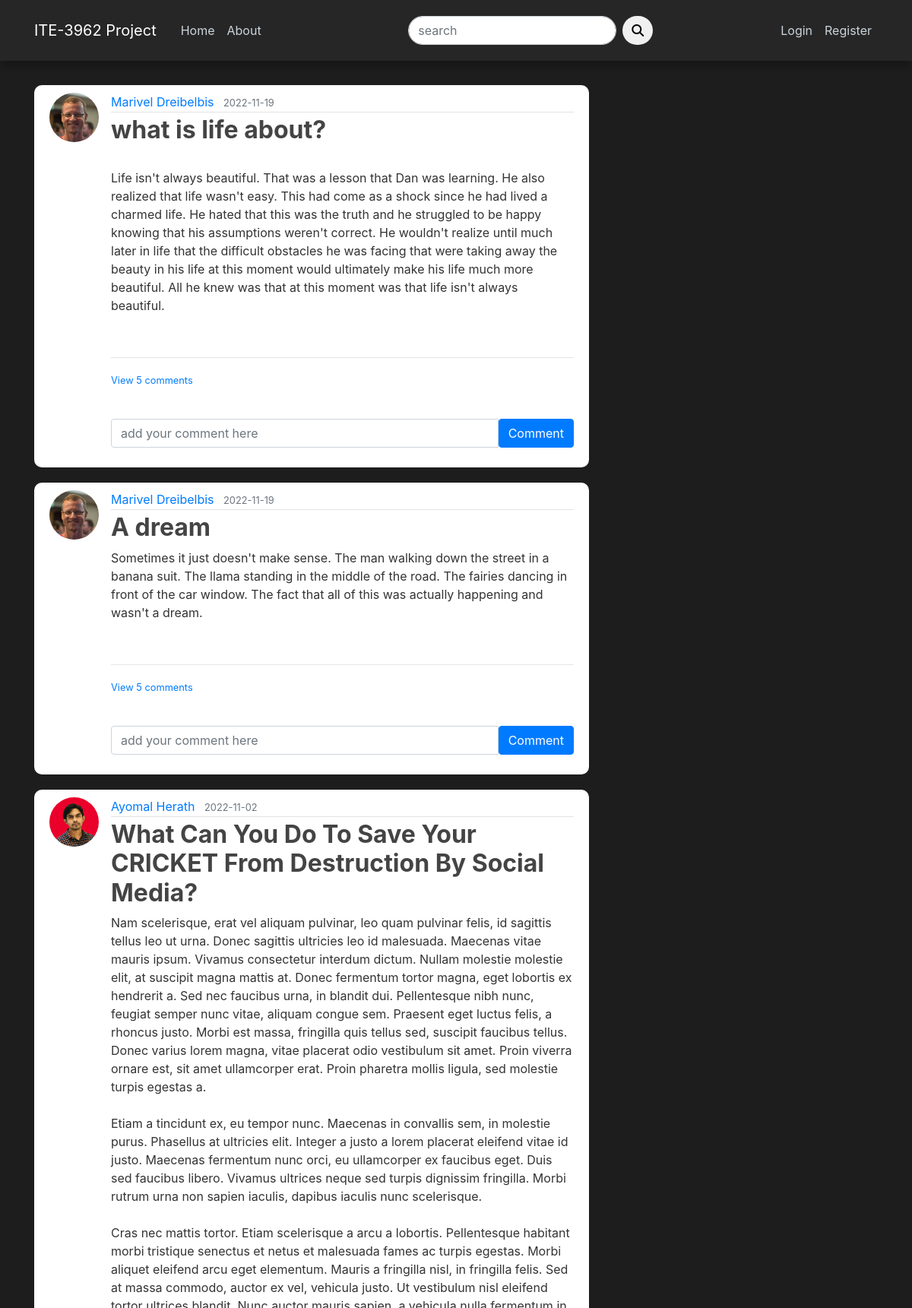
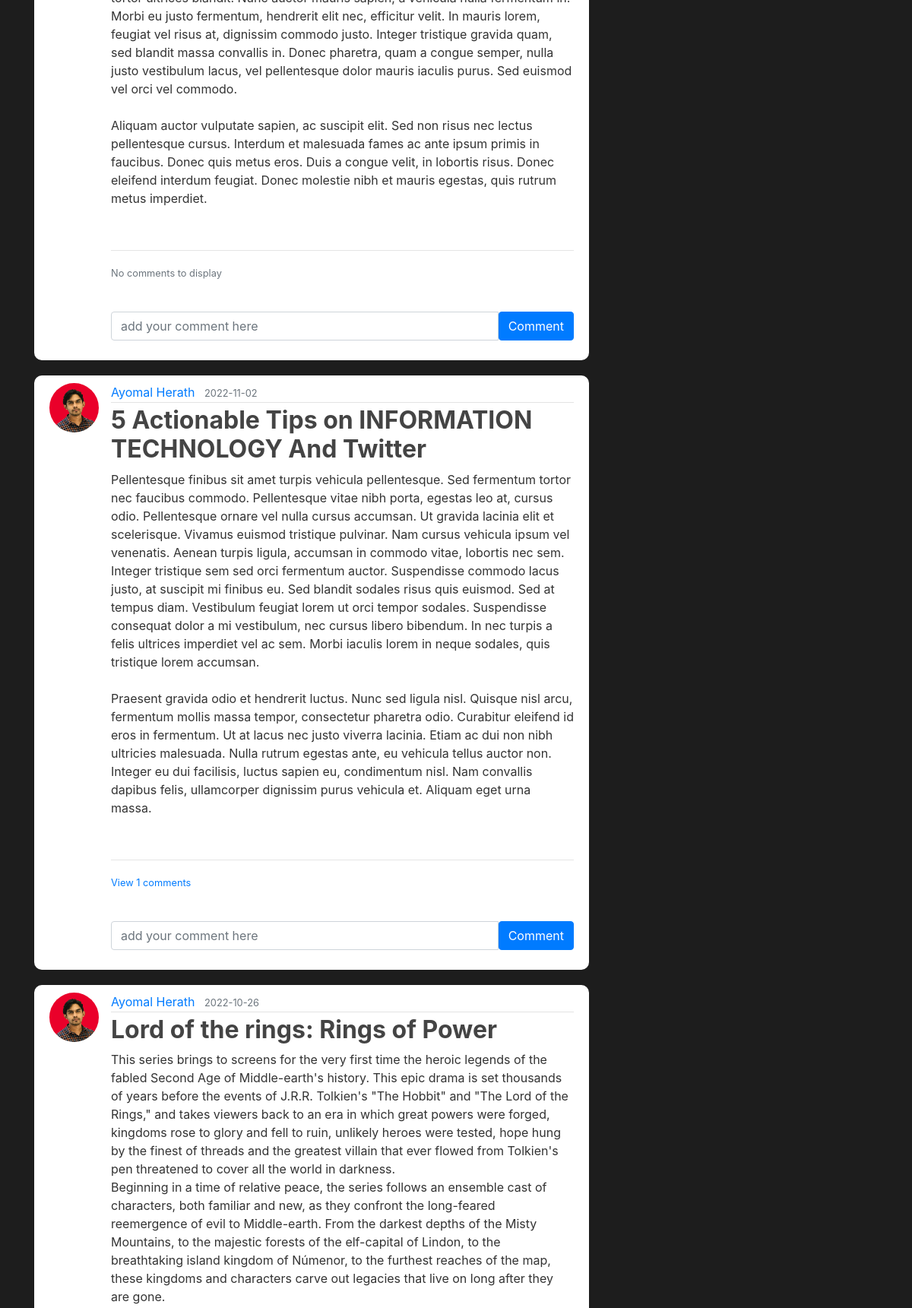
The page /home (upper part) on the database its author committed (2 pictures, top to bottom).
### blog/models.py (models this page shows, shortened)
class Post(db.Model):
    id = db.Column(db.Integer, primary_key=True)
    title = db.Column(db.String(100), nullable=False)
    date_posted = db.Column(db.DateTime, nullable=False, default=datetime.utcnow)
    content = db.Column(db.Text, nullable=False)
    post_image = db.Column(db.String(200), nullable=True)
    user_id = db.Column(db.Integer, db.ForeignKey('user.id'), nullable=False)
    comments = db.relationship('Comment', backref='post', lazy=True)

class User(db.Model, UserMixin):
    id = db.Column(db.Integer, primary_key=True)
    username = db.Column(db.String(20), unique=True, nullable=False)
    email = db.Column(db.String(120), unique=True, nullable=False)
    image_file = db.Column(db.String(20), nullable=False, default='default.jpg')
    password = db.Column(db.String(60), nullable=False)
    posts = db.relationship('Post', backref='author', lazy=True)
    comments = db.relationship('Comment', backref='author', lazy=True)

### blog/main/routes.py (the view)
@main.route("/home")
def home():
    page = request.args.get('page', 1, type=int)
    posts = Post.query.order_by(Post.date_posted.desc()).paginate(page=page, per_page=5)#pagination and post order
    return render_template('home.html', posts=posts)

### blog/users/forms.py
class SearchForm(FlaskForm):
    searched = StringField('search', validators=[DataRequired()])
    submit = SubmitField('Submit')

### blog/users/routes.py (called while the page is built)
@app.context_processor
def home():
    form = SearchForm()
    return dict(form=form)

### blog/templates/home.html (shortened to what this page needs)
{% extends "layout.html" %}
{% block content %}
    {% for post in posts.items %}
        <article class="media content-section">
            <img src="{{ url_for('static', filename='profile_pics/' + post.author.image_file)}}" class="rounded-circle article-img" alt="">
            <div class="media-body">
            <div class="article-metadata">
                <a class="mr-2" href="{{url_for('users.user_posts', username=post.author.username )}}">{{ post.author.username }}</a>
                <small class="text-muted">{{ post.date_posted.strftime('%Y-%m-%d') }}</small>
            </div>
            <h2><a class="article-title font-weight-bold" href="{{ url_for('posts.post', post_id=post.id)}}">{{ post.title }}</a></h2>
            <div><p class="article-content">{{ post.content }}</p></div>
            <br><hr>
            <p class="card-text">
                {% if post.comments|length > 0 %}
                <a data-toggle="collapse" href="#comments-{{post.id}}" role="button" aria-expanded="false">
                    <small>View {{post.comments|length }} comments</small>
                </a>
                {% else%}
                <small class="text-muted">No comments to display</small>
                {% endif %}
            </p>
            <br>
            <form action="/comment/{{post.id}}" class="input-group mb-3" method="POST">
                <input type="text" name="text" id="text" class="form-control" placeholder="add your comment here"/>
                <button type="submit" class="btn btn-primary">Comment</button>
            </form>
            </div>
        </article>
    {% endfor %}
{% endblock content %}

### blog/static/main.css (style rules this page uses)
body { background: #1d1d1d; color: #333333; margin-top: 7rem; }
h1, h2, h3, h4, h5, h6 { color: #444444; }
.content-section { background: #ffffff; padding: 10px 20px; border-radius: 10px; margin-bottom: 20px; }
.article-title { color: #444444; }
.article-content { white-space: pre-line; }
.article-img { height: 65px; width: 65px; margin-right: 16px; }
.article-metadata { padding-bottom: 1px; margin-bottom: 4px; border-bottom: 1px solid #e3e3e3 }

### rows shown on the page
Post: image_file (picture), author.username "Marivel Dreibelbis", date_posted "2022-11-19", title "what is life about?", content "Life isn't always beautiful. That was a lesson that Dan was learning. He also realized that life wasn't easy. This had come as a shock since he had lived a charmed life. He hated that this was the truth and he struggled to be happy knowing that his assumptions weren't correct. He wouldn't realize until much later in life that the difficult obstacles he was facing that were taking away the beauty in his life at this moment would ultimately make his life much more beautiful. All he knew was that at this moment was that life isn't always beautiful.", comments|length "5"
Post: image_file (picture), author.username "Marivel Dreibelbis", date_posted "2022-11-19", title "A dream", content "Sometimes it just doesn't make sense. The man walking down the street in a banana suit. The llama standing in the middle of the road. The fairies dancing in front of the car window. The fact that all of this was actually happening and wasn't a dream.", comments|length "5"
Post: image_file (picture), author.username "Ayomal Herath", date_posted "2022-11-02", title "What Can You Do To Save Your CRICKET From Destruction By Social Media?", content "Nam scelerisque, erat vel aliquam pulvinar, leo quam pulvinar felis, id sagittis tellus leo ut urna. Donec sagittis ultricies leo id malesuada. Maecenas vitae mauris ipsum. Vivamus consectetur interdum dictum. Nullam molestie molestie elit, at suscipit magna mattis at. Donec fermentum tortor magna, eget lobortis ex hendrerit a. Sed nec faucibus urna, in blandit dui. Pellentesque nibh nunc, feugiat semper nunc vitae, aliquam congue sem. Praesent eget luctus felis, a rhoncus justo. Morbi est massa, fringilla quis tellus sed, suscipit faucibus tellus. Donec varius lorem magna, vitae placerat odio vestibulum sit amet. Proin viverra ornare est, sit amet ullamcorper erat. Proin pharetra mollis…", shows "No comments to display"
Post: image_file (picture), author.username "Ayomal Herath", date_posted "2022-11-02", title "5 Actionable Tips on INFORMATION TECHNOLOGY And Twitter", content "Pellentesque finibus sit amet turpis vehicula pellentesque. Sed fermentum tortor nec faucibus commodo. Pellentesque vitae nibh porta, egestas leo at, cursus odio. Pellentesque ornare vel nulla cursus accumsan. Ut gravida lacinia elit et scelerisque. Vivamus euismod tristique pulvinar. Nam cursus vehicula ipsum vel venenatis. Aenean turpis ligula, accumsan in commodo vitae, lobortis nec sem. Integer tristique sem sed orci fermentum auctor. Suspendisse commodo lacus justo, at suscipit mi finibus eu. Sed blandit sodales risus quis euismod. Sed at tempus diam. Vestibulum feugiat lorem ut orci tempor sodales. Suspendisse consequat dolor a mi vestibulum, nec cursus libero bibendum. In nec turpis…", comments|length "1"
Post: image_file (picture), author.username "Ayomal Herath", date_posted "2022-10-26", title "Lord of the rings: Rings of Power", content "This series brings to screens for the very first time the heroic legends of the fabled Second Age of Middle-earth's history. This epic drama is set thousands of years before the events of J.R.R. Tolkien's \"The Hobbit\" and \"The Lord of the Rings,\" and takes viewers back to an era in which great powers were forged, kingdoms rose to glory and fell to ruin, unlikely heroes were tested, hope hung by the finest of threads and the greatest villain that ever flowed from Tolkien's pen threatened to cover all the world in darkness. Beginning in a time of relative peace, the series follows an ensemble cast of characters, both familiar and new, as they confront the long-feared reemergence of evil to…"
